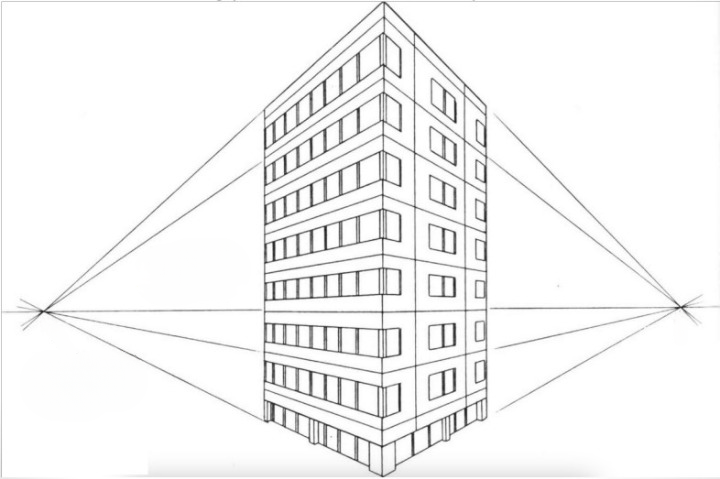
#> input picture assignment02/assets/pic.jpg, 720 x 479 px
$ python a2.py
#> lines starting #> are read from the running program, lines starting #| are printed output that depends on the picture; after the words box and inside, x2 and y2 are one past the last pixel; in counts of white or black regions, pixels touching at a corner belong together
import cv2
import numpy as np
import matplotlib.pyplot as plt

img = cv2.imread('assets/pic.jpg')
#> img is the input picture: shape (479, 720, 3); mean B, G, R 244.9, 244.9, 244.9

gray = cv2.cvtColor(img, cv2.COLOR_BGR2GRAY)
#blur = cv2.GaussianBlur(gray, (11, 11), 0)
edge = cv2.Canny(gray, 50, 150)
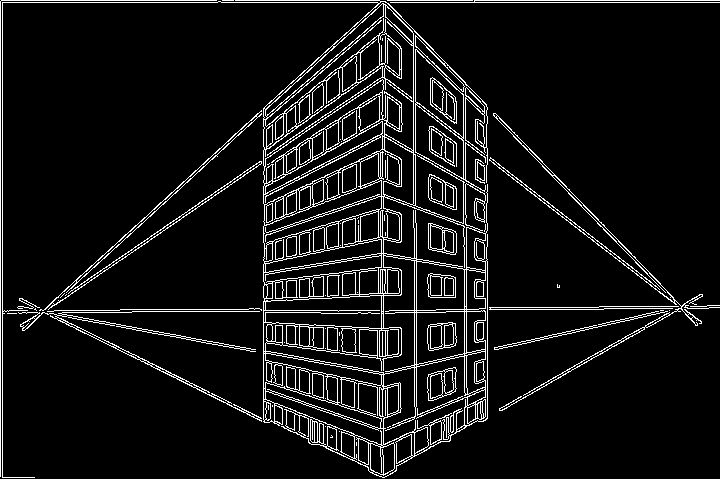
#> edge: shape (479, 720); 7.5% white in thin lines or dots

lines = cv2.HoughLines(edge, 1, np.pi / 180, 175)
#> lines = 53 rows, first 8: [2, 1.57], [0, 1.57], [2, 0], [0, 0], [309, 1.57], [-275, 2.37], [317, 1.55], [258, 0.838]
# print(lines.shape)
# print(lines)
for line in lines:
    rho, theta = line[0]
    a = np.cos(theta)
    b = np.sin(theta)
    x0 = a * rho
    y0 = b * rho
    x1 = int(x0 + 1000 * (-b))
    y1 = int(y0 + 1000 * (a))
    x2 = int(x0 - 1000 * (-b))
    y2 = int(y0 - 1000 * (a))
    cv2.line(img, (x1, y1), (x2, y2), (0, 0, 255), 1)
#> this loop made 53 passes
#> (rho, theta, a, b, x0, y0, x1, y1) on passes 1 to 12: (2, 1.57, -4.37e-08, 1, -8.74e-08, 2, -1000, 1), (0, 1.57, -4.37e-08, 1, 0, 0, -1000, 0), (2, 0, 1, 0, 2, 0, 2, 1000), (0, 0, 1, 0, 0, 0, 0, 1000), (309, 1.57, -4.37e-08, 1, -1.35e-05, 309, -1000, 308), (-275, 2.37, -0.719, 0.695, 197.8, -191, -496, -910), (317, 1.55, 0.0175, 1, 5.53, 317, -994, 334), (258, 0.838, 0.669, 0.743, 172.6, 191.7, -570, 860), (319, 1.55, 0.0175, 1, 5.57, 319, -994, 336), (-277, 2.37, -0.719, 0.695, 199.3, -192.4, -495, -911), (263, 0, 1, 0, 263, 0, 263, 1000), (382, 0, 1, 0, 382, 0, 382, 1000)
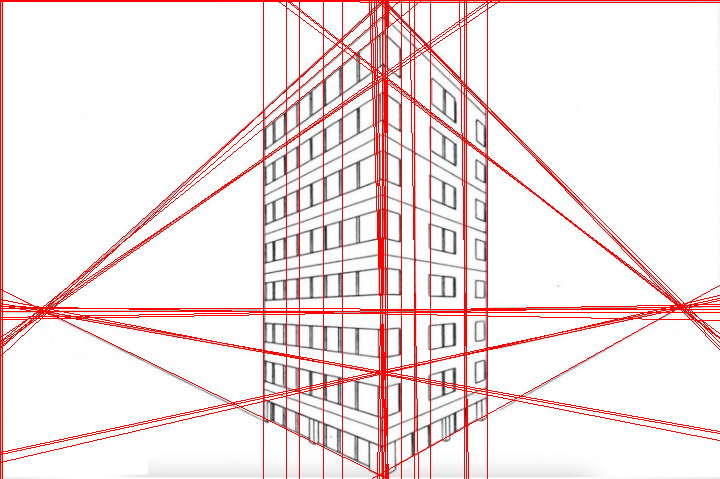
#> img: shape (479, 720, 3); 7.08% of pixels changed, all inside (x1, y1, x2, y2) = (0, 0, 720, 479)

cv2.imshow("image", img)
cv2.waitKey()
